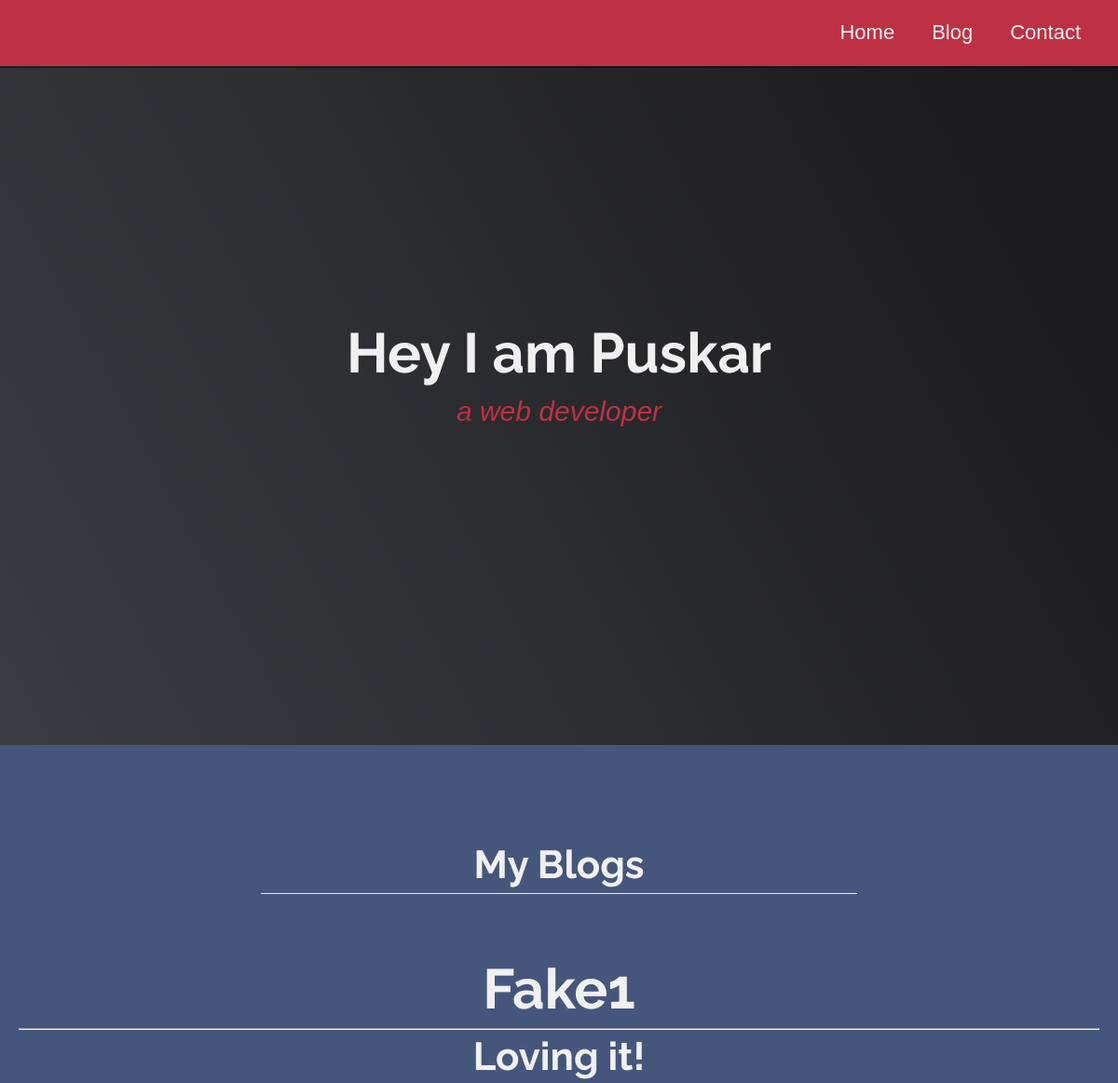
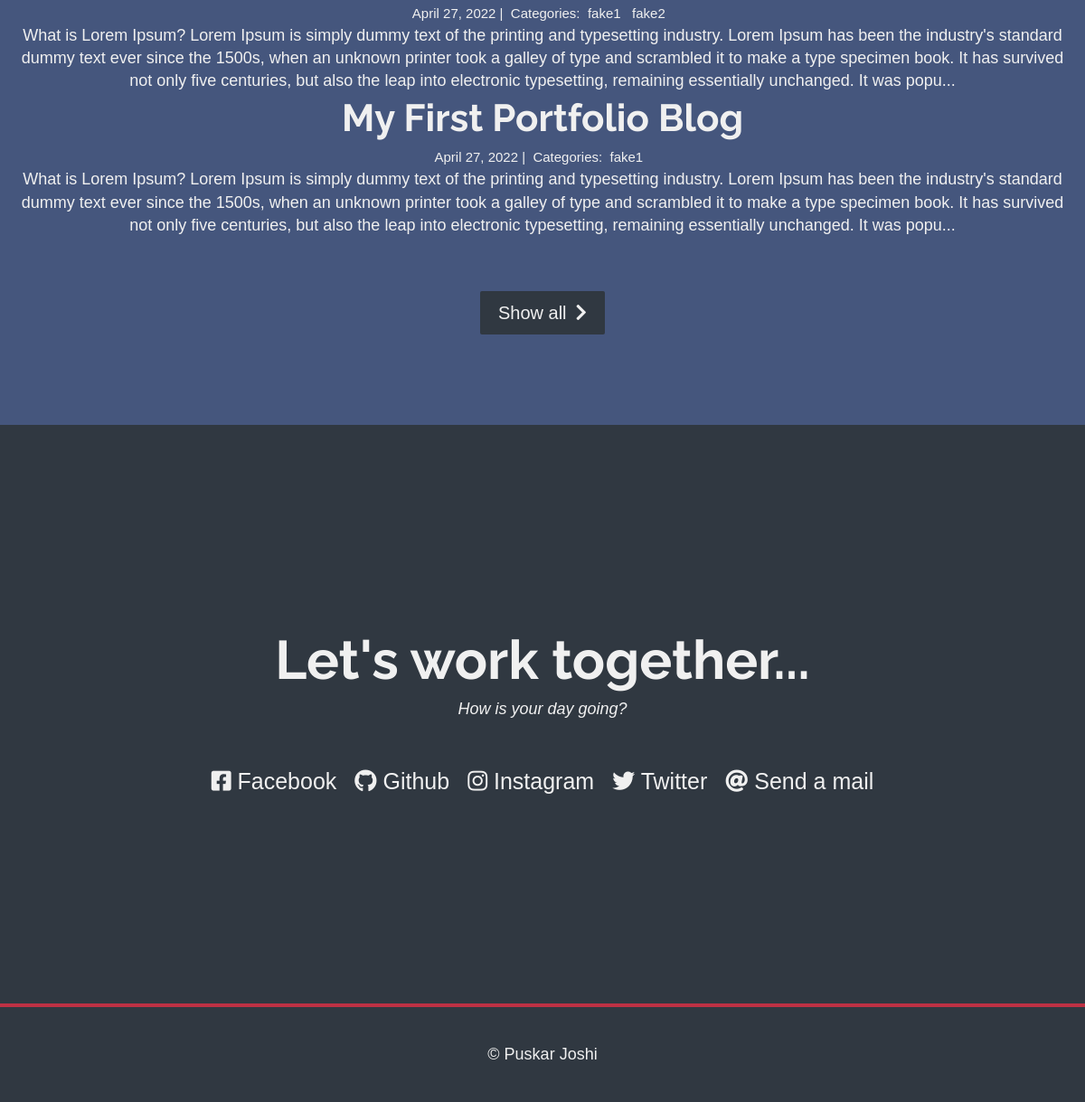
Screenshot of /fake1/ with the database file from the repository (2 pictures, top to bottom).
### blog/models.py (models this page shows, shortened)
class Category(models.Model):
    name = models.CharField(max_length=20)

class Post(models.Model):
    title = models.CharField(max_length=255)
    body = models.TextField()
    created_on = models.DateTimeField(auto_now_add=True)
    last_modified = models.DateTimeField(auto_now=True)
    categories = models.ManyToManyField('Category', related_name='posts')

### blog/views.py (the view)
# urls.py: path('<category>/', blog_category, name='blog_category' ),
def blog_category(request, category):
    posts = Post.objects.filter(
        categories__name__contains=category
    ).order_by('-created_on')
    context = {
        "category": category,
        "posts": posts,
    }
    return render(request, 'blog_category.html', context)

### blog/templates/blog_category.html
{% extends 'base.html' %}
{% block content %}
<div class="col-md-8 offset-md-2">
    <h1>{{ category | title }}</h1>
    <hr>
    {% for post in posts %}
        <h2><a href="{% url 'blog_detail' post.pk%}">{{ post.title }}</a></h2>
        <small>
            {{ post.created_on.date }} |&nbsp;
            Categories:&nbsp;
            {% for category in post.categories.all %}
            <a href="{% url 'blog_category' category.name %}">
                {{ category.name }}
            </a>&nbsp;
            {% endfor %}
        </small>
        <p>{{ post.body | slice:":400" }}...</p>
    {% endfor %}
</div>
{% endblock %}

### portfolio/templates/base.html (shortened to what this page needs)
{% load static %}
<!DOCTYPE html>
<html lang="en">
<head>
	<link href="{% static '/css/main.css' %}" rel="stylesheet" type="text/css">
	<link
  rel="stylesheet"
  href="https://use.fontawesome.com/releases/v5.8.2/css/all.css"
/>
</head>
<body>
	<nav id="navbar" class="nav">
		<ul id="nav-list">
			<li><a href="{% url 'blog_index' %}">Home</a></li>
			<li><a href="#projects">Blog</a></li>
			<li><a href="#contact">Contact</a></li>
		</ul>
	</nav>
	<section id="home" class="welcome-section">
		<h1>Hey I am Puskar</h1>
		<p>a web developer</p>
	</section>
	<section id="projects" class="project-section">
		<h2 id="project-section-header">
			My Blogs
		</h2>
		<div class="project-grid">
            {% block content %}{% endblock %}
		</div>
		<a href="{% url 'blog_index' %}" class="btn btn-show-all" target="_blank">Show all<i class="fas fa-chevron-right"></i>
		</a>
	</section>
	<section class="contact-section" id="contact">
		<div class="contact-section-header">
			<h2>Let's work together...</h2>
			<p>How is your day going?</p>
		</div>
		<div class="contact-links">
			<a href="https://www.facebook.com/jopuskar" class="btn contact-details" target="_blank"><i class="fab fa-facebook-square"></i> Facebook</a>
			<a href="https://www.github.com/jopuskar" class="btn contact-details" target="_blank"><i class="fab fa-github"></i> Github</a>
			<a href="https://instagram.com/puskarjoshi_" class="btn contact-details" target="_blank"><i class="fab fa-instagram"></i> Instagram</a>
			<a href="https://twitter.com/impuskarjoshi" class="btn contact-details" target="_blank"><i class="fab fa-twitter"></i> Twitter</a>
			<a href="mailto:puskarjoshi22@gmail.com" class="btn contact-details" target="_blank"><i class="fas fa-at"></i> Send a mail</a>
		</div>
	</section>
	<footer>
		<p>
			&copy; Puskar Joshi
		</p>
	</footer>
</body>
</html>

### staticfiles/css/main.css (style rules this page uses)
:root { --main-white: #f0f0f0; --main-red: #be3144; --main-blue: #45567d; --main-grey: #303841; }
* { margin: 0; padding: 0; }
html { box-sizing: border-box; font-size: 62.5%; scroll-behavior: smooth; }
body { font-family: 'Popins', sans-serif; font-size: 1.8rem; font-weight: 400; line-height: 1.4; color: var(--main-white); }
h1, h2 { font-family: 'Raleway', sans-serif; font-weight: 700; text-align: center; }
h1 { font-size: 6rem; }
h2 { font-size: 4.2rem; }
ul { list-style-type: none; }
a { text-decoration: none; color: var(--main-white); }
.nav { display: flex; justify-content: flex-end; position: fixed; top: 0; left: 0; width: 100%; background-color: var(--main-red); box-shadow: 0 2px 0 rgba(0, 0, 0, 0.4); z-index: 10; }
#nav-list { display: flex; margin-right: 2rem; }
#nav-list a { display: block; padding: 2rem; font-size: 2.2rem; }
.welcome-section { display: flex; flex-direction: column; justify-content: center; align-items: center; width: 100%; height: 100vh; background-color: var(--main-white); background-image: linear-gradient(62deg, #3a3d40 0%, #181719 100%); }
.welcome-section > p { font-weight: 200em; font-size: 3rem; font-style: italic; color: var(--main-red); }
.project-section { text-align: center; padding: 10rem 2rem; background: var(--main-blue); }
#project-section-header { max-width: 640px; margin: 0 auto 6rem auto; border-bottom: 1px solid var(--main-white); }
.project-grid { display: grid; grid-template-columns: repeat(auto-fit, minmax(320px, 1fr)); grid-gap: 2.5rem; width: 100%; max-width: 1280px; margin: 0 auto; margin-bottom: 6rem; }
.btn { display: inline-block; padding: 1rem 2rem; border-radius: 2px; }
.btn-show-all { font-size: 2rem; background: var(--main-grey); transition: background 0.3s ease-out; }
.btn-show-all > i { margin-left: 10px; transform: translateX(0); transition: transform 0.3s ease-out; }
.contact-section { display: flex; flex-direction: column; justify-content: center; align-items: center; text-align: center; width: 100%; height: 80vh; padding: 0 2rem; background: var(--main-grey); }
.contact-section-header > h2 { font-size: 6rem; }
.contact-section-header > p { font-style: italic; }
.contact-links { display: flex; justify-content: center; width: 100%; max-width: 980px; margin-top: 4rem; flex-wrap: wrap; }
.contact-details { padding: 10px; font-size: 25px; transition: transform 0.3s ease-out; }
footer { font-weight: 300; display: flex; justify-content: space-evenly; padding: 2rem; background-color: var(--main-grey); border-top: 4px solid var(--main-red); }
footer > p { margin: 2rem; }

### rows the page displays
Category: name "Fake1", name "fake1"
Post: title "Loving it!", created_on "April 27, 2022", body "What is Lorem Ipsum? Lorem Ipsum is simply dummy text of the printing and typesetting industry. Lorem Ipsum has been the industry's standard dummy text ever since the 1500s, when an unknown printer took a galley of type and scrambled it to make a type specimen book. It has survived not only five centuries, but also the leap into electronic typesetting, remaining essentially unchanged. It was popu"
Category: name "fake2"
Post: title "My First Portfolio Blog", created_on "April 27, 2022", body "What is Lorem Ipsum? Lorem Ipsum is simply dummy text of the printing and typesetting industry. Lorem Ipsum has been the industry's standard dummy text ever since the 1500s, when an unknown printer took a galley of type and scrambled it to make a type specimen book. It has survived not only five centuries, but also the leap into electronic typesetting, remaining essentially unchanged. It was popu"
